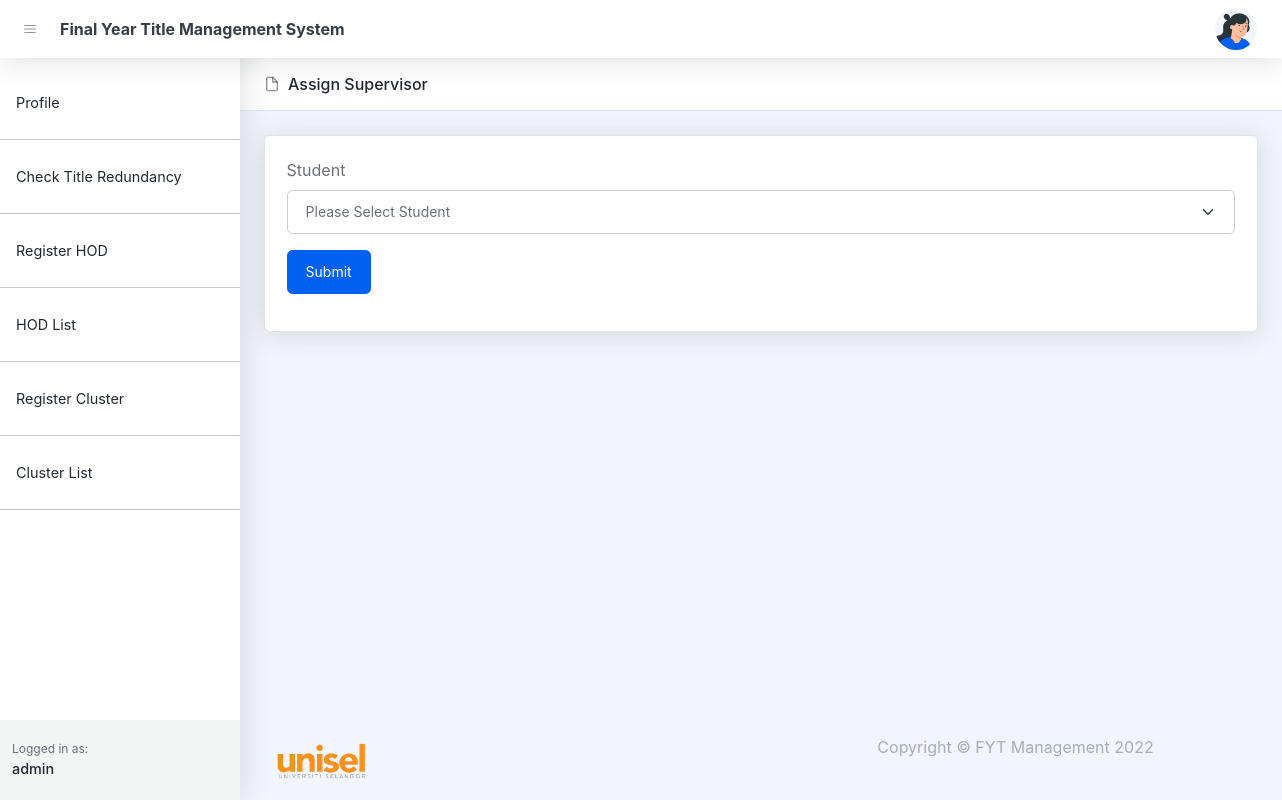
/assign_supervisor_student.php?supervisor_id=26 (signed in), run on an earlier commit of the app's database.
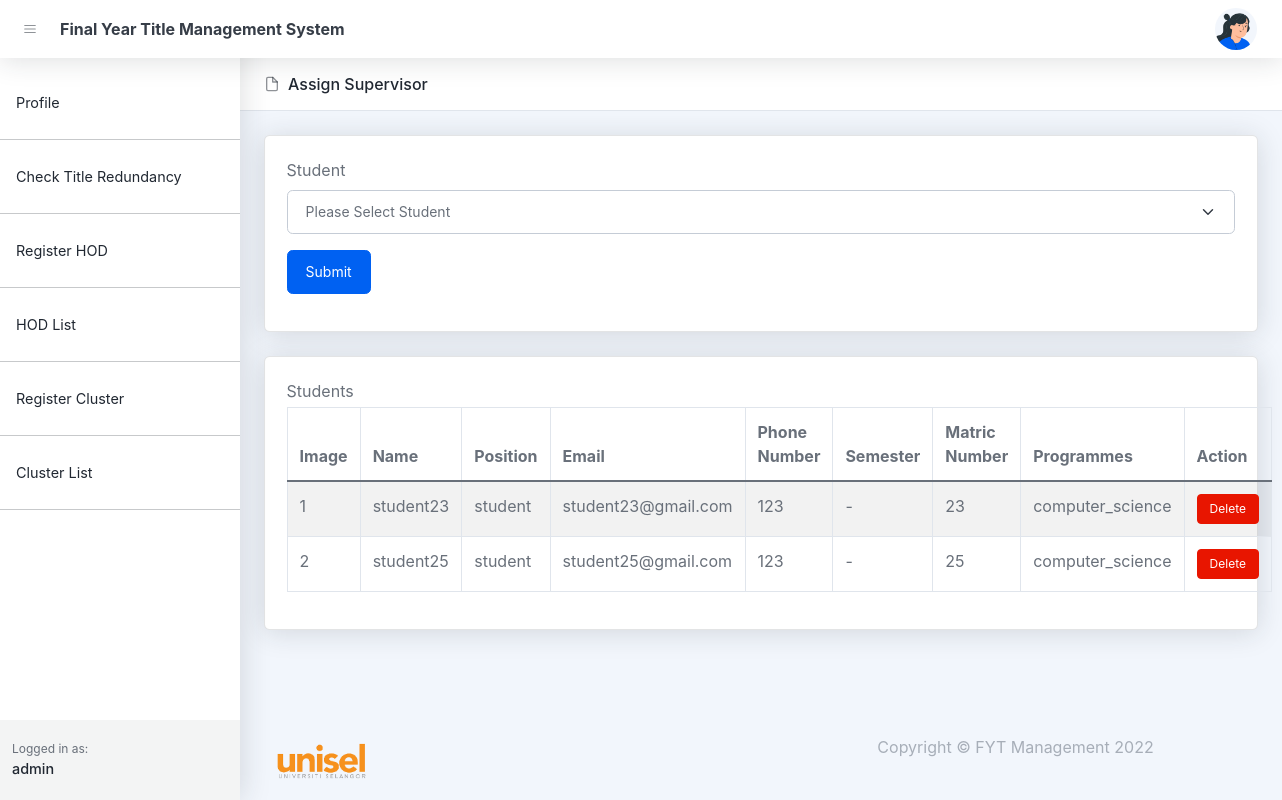
And on a later commit of the database.
### tables this page shows
CREATE TABLE `students` (
  `id` bigint(20) UNSIGNED NOT NULL,
  `user_id` bigint(20) NOT NULL,
  `matric_number` varchar(255) DEFAULT NULL,
  `programmes` varchar(255) DEFAULT NULL,
  `supervisor_id` bigint(20) DEFAULT NULL,
  `status` varchar(255) DEFAULT NULL,
  `semester` varchar(255) DEFAULT NULL,
  `created_at` timestamp NULL DEFAULT NULL,
  `updated_at` timestamp NULL DEFAULT NULL
);

CREATE TABLE `users` (
  `id` bigint(20) UNSIGNED NOT NULL,
  `name` varchar(255) NOT NULL,
  `email` varchar(255) DEFAULT NULL,
  `handphone` varchar(255) DEFAULT NULL,
  `roles` varchar(255) DEFAULT NULL,
  `password` varchar(255) DEFAULT NULL,
  `image` text DEFAULT NULL,
  `created_at` timestamp NULL DEFAULT NULL,
  `updated_at` timestamp NULL DEFAULT NULL
);

### assign_supervisor_student.php (the view, shortened to what the changed rows need)
<!DOCTYPE html>
<html lang="en">
    <head>
       <?php include('layout_admin/header.php')?>
    </head>
    <body class="nav-fixed">
        <div id="layoutSidenav">
            <div id="layoutSidenav_content">
                <main>
                    <header class="page-header page-header-compact page-header-light border-bottom bg-white mb-4">
                        <div class="container-xl px-4">
                            <div class="page-header-content">
                                <div class="row align-items-center justify-content-between pt-3">
                                    <div class="col-auto mb-3">
                                        <h1 class="page-header-title">
                                            <div class="page-header-icon"><i data-feather="file"></i></div>
                                            Assign Supervisor
                                        </h1>
                                    </div>
                                </div>
                            </div>
                        </div>
                    </header>
                    <?php
                        $conn = setDbConnection();
                    ?>
                    <?php
                        $students = null;
                        $sql = "select students.*, users.name, users.image, users.handphone, users.email, users.roles from students left join users on users.id = students.user_id where students.supervisor_id='{$_REQUEST['supervisor_id']}'";
                        $result = $conn->query($sql);
                        if ($result->num_rows > 0) {
                            while ($row = $result->fetch_assoc()) {
                                $students[] = $row;
                            }
                        }
                        if($students != null){ ?>
                            <div class="container-xl px-4">
                                <div class="card mb-4">
                                    <div class="card-body">
                                        <div class="mb-3">
                                            <label class="mb-1">Students</label>
                                            <table class="table table-bordered table-striped table-hover">
                                                <thead>
                                                    <tr>
                                                        <th>Image</th>
                                                        <th>Name</th>
                                                        <th>Position</th>
                                                        <th>Email</th>
                                                        <th>Phone Number</th>
                                                        <th>Semester</th>
                                                        <th>Matric Number</th>
                                                        <th>Programmes</th>
                                                        <th>Action</th>
                                                    </tr>
                                                </thead>
                                                <tbody>
                                                    <?php
                                                        foreach ($students as $key => $value) {
                                                            echo '
                                                                <tr>
                                                                    <td>'.($key + 1).'</td>
                                                                    <td>'.$value['name'].'</td>
                                                                    <td>'.$value['roles'].'</td>
                                                                    <td>'.$value['email'].'</td>
                                                                    <td>'.$value['handphone'].'</td>
                                                                    <td>'.($value['semester'] ?: '-').'</td>
                                                                    <td>'.$value['matric_number'].'</td>
                                                                    <td>'.$value['programmes'].'</td>
                                                                    <td class="">
                                                                        <a class="btn btn-sm btn-danger" href="controllers/cluster/deleteStudent.php?student_id='.$value['id'].'&supervisor_id='.$_REQUEST['supervisor_id'].'">Delete</a>
                                                                    </td>
                                                                </tr>
                                                            ';
                                                        }
                                                    ?>
                                                </tbody>
                                            </table>
                                        </div>
                                    </div>
                                </div>
                            </div>
                        <?php } ?>
                </main>
            </div>
        </div>
    </body>
</html>

What changed in the data, as far as the page shows it:
now on this page (row edited): students: users.name "student23", users.roles "student", users.email "student23@gmail.com", users.handphone "123", semester "-", matric_number "23", programmes "computer_science"
now on this page (row edited): students: users.name "student25", users.roles "student", users.email "student25@gmail.com", users.handphone "123", semester "-", matric_number "25", programmes "computer_science"
Also different on the page:
text now shown: "Students Image Name Position Email Phone Number Semester Matric Number Programmes Action"
